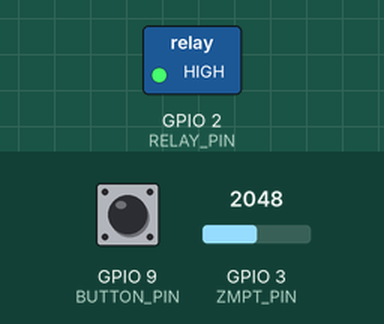
Bench run of a sketch on a simulated ESP32. Shown: switched loads named in the sketch (green lamp = pin HIGH). Dashed ring = blinking. The inputs (shaded band) are chosen by the test bench; at power-on: GPIO 9 (BUTTON_PIN) HIGH, GPIO 3 (ZMPT_PIN) = 2048. What the sketch prints to the serial monitor is not drawn.

Above: at 1.2 s.
1.3 s: GPIO 9 (BUTTON_PIN) pulled LOW for 0.15 s
At 1.7 s:
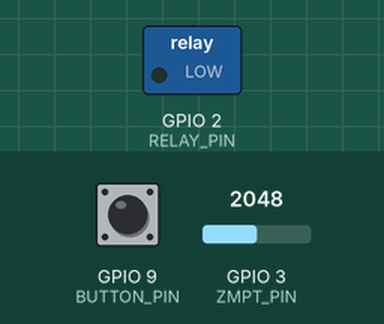
7.4 s: GPIO 9 (BUTTON_PIN) pulled LOW for 1 s
9.9 s: GPIO 9 (BUTTON_PIN) pulled LOW for 3.2 s
At 10.8 s:
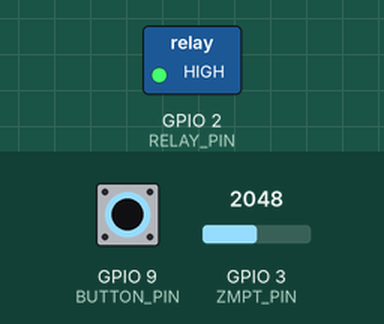
18.2 s: GPIO 9 (BUTTON_PIN) driven LOW
Timing chart, 0 to 21.2 s (numbered marks = the images above; inputs shaded):
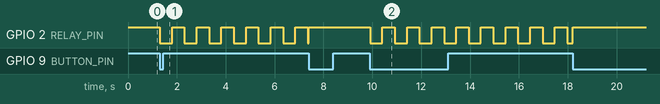

The sketch:

relay_test.ino
```cpp
#define ZMPT_PIN 3 // Use GPIO 3 for ESP32-C3, or A0 for Arduino Uno
#define RELAY_PIN 2
#define BUTTON_PIN 9 // BOOT button on ESP32-C3

void relayTask(void *pvParameters) {
  pinMode(BUTTON_PIN, INPUT_PULLUP);
  bool isRunning =
      false; // Set to true if you want it to run immediately on boot
  bool relayState = false; // false = OFF, true = ON
  bool lastButtonState = HIGH;
  TickType_t lastToggleTick = xTaskGetTickCount();

  while (true) {
    bool currentButtonState = digitalRead(BUTTON_PIN);

    // Detect button press (falling edge)
    if (lastButtonState == HIGH && currentButtonState == LOW) {
      isRunning = !isRunning;
      if (!isRunning) {
        relayState = false;
        digitalWrite(RELAY_PIN, HIGH); // Ensure relay is OFF when paused
      } else {
        relayState = true;
        digitalWrite(RELAY_PIN,
                     LOW); // Turn ON immediately when started (active-low)
        lastToggleTick = xTaskGetTickCount();
      }
      vTaskDelay(pdMS_TO_TICKS(50)); // Debounce
      lastButtonState = LOW;
      continue;
    }
    lastButtonState = currentButtonState;

    if (isRunning) {
      if ((xTaskGetTickCount() - lastToggleTick) >= pdMS_TO_TICKS(500)) {
        relayState = !relayState;
        digitalWrite(RELAY_PIN,
                     relayState ? LOW : HIGH); // LOW is ON (active-low)
        lastToggleTick = xTaskGetTickCount();
      }
    }

    vTaskDelay(pdMS_TO_TICKS(10));
  }
}

void setup() {
  Serial.begin(921600);
  pinMode(RELAY_PIN, OUTPUT);
  digitalWrite(RELAY_PIN, HIGH); // OFF initially (NC)

  xTaskCreate(relayTask,   // Task function
              "relayTask", // Task name
              2048,        // Stack size
              NULL,        // Task input parameter
              1,           // Priority
              NULL         // Task handle
  );
}

void loop() {
  int raw = analogRead(ZMPT_PIN);

  // Format for Serial Plotter
  Serial.print("Raw:");
  Serial.print(raw);
  Serial.print(" Min_Limit:64 Max_Limit:4096\n"); // Reference bounds

  delayMicroseconds(500); // Fast enough for 50Hz/60Hz wave (sampling ~2kHz)
}
```

Measured:
- after the input at 1.3 s, GPIO 2 (RELAY_PIN): alternates HIGH for 0.50 s and LOW for 0.50 s, starting at once
- after the input at 9.9 s, GPIO 2 (RELAY_PIN): alternates HIGH for 0.50 s and LOW for 0.50 s, starting at once
